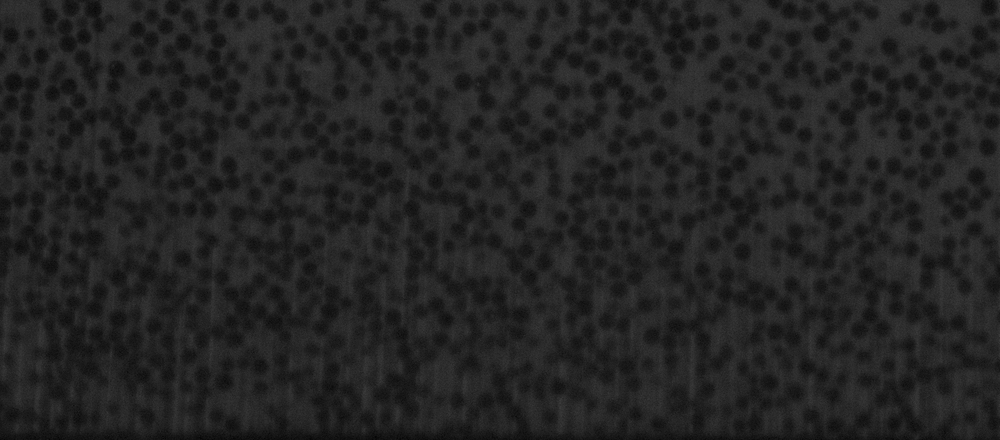
#> input picture dataset/imgs/crop_2_1.png, 1000 x 440 px, shrunk from 1500 x 660 before the run; its folder holds only this picture in this run
$ python kmeans.py
#> lines starting #> are read from the running program, lines starting #| are printed output that depends on the picture; after the words box and inside, x2 and y2 are one past the last pixel; in counts of white or black regions, pixels touching at a corner belong together
#> further down, img is the input picture: shape (440, 1000, 3); min 5, max 62, mean 35.7
# -*- Encoding: Latin-1 -*-
#!/usr/bin/python

"""
Segmentation with a classical, non-supervised approach
"""

import os
import numpy as np
from matplotlib import pyplot as plt

from skimage.io import imread
from skimage.morphology import binary_opening, disk, erosion
from skimage.segmentation import mark_boundaries, watershed
from skimage.measure import label
from skimage.feature import peak_local_max
from sklearn.cluster import KMeans
from scipy.ndimage import distance_transform_edt
from skimage.filters import threshold_otsu, threshold_local


class Segmentation:

    """
    Particles segmentation with a classical, non-supervised approach

    Attributes
    ----------

    img: numpy array
       original image
    w, h: int
       width/height of the image
    mask: numpy array
       binary mask for the particles
    coordinates: numpy array
       coordinates of the particles centers
    """

    def __init__(self, img):

        """
        Load and pre-process the input image

        Parameters
        ----------

        img: numpy array
           input image
        """

        self.img = img[:, :, 0]
        self.w, self.h = self.img.shape


    # [19 lines left out: function binarize_kmeans, not called in this run]


    def otsu_threshold(self):

        """
        Binarize the image using Otsu thresholding
        """
        thresh = threshold_otsu(self.img)
#> thresh = 35
        self.mask = self.img < thresh
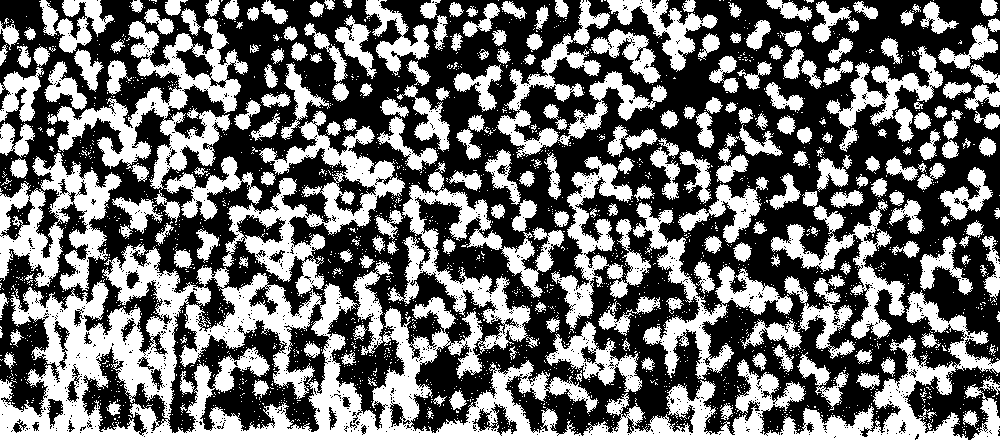
#> self.mask: shape (440, 1000) bool; 44.1% white; 2704 white regions (2458 under 20 px), largest, box (x1, y1, x2, y2) and area: (0, 162, 1000, 440) 65710, (47, 18, 248, 190) 10137, (222, 111, 405, 296) 9252
        self.mask = binary_opening(self.mask, disk(3))
#> self.mask: shape (440, 1000) bool; 34.5% white; 477 white regions (1 under 20 px), largest, box (x1, y1, x2, y2) and area: (0, 283, 962, 440) 24372, (210, 274, 311, 348) 3029, (57, 103, 150, 167) 2359


    # [17 lines left out: function adaptative_threshold, not called in this run]


    def extract_centers(self, min_distance):

        """
        Extract the coordinates of the particles centers

        Parameters
        ----------

        min_distance: float
           minimal distance between the particles centers
        """
#> called with min_distance = 10

        # Compute the distance image
        self.img_distance =  distance_transform_edt(self.mask)
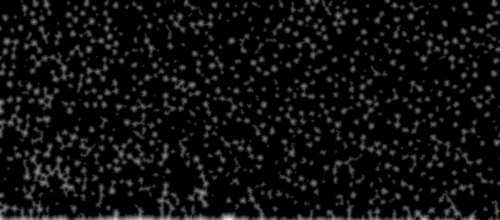
#> self.img_distance: shape (440, 1000) float64 (shown at 1/2 size); min 0, max 16.03, mean 0.992; drawn with min black and max white

        # Extract the peaks of the distance function
        self.coordinates = peak_local_max(self.img_distance,
          min_distance=min_distance,
          exclude_border=False)
#> self.coordinates = 810 pairs, first value 0 to 439, second value 0 to 999


    def watershed_segmentation(self):

        """
        Watershed segmentation to separate individual particles

        Note
        ----

        The watershed algorithm takes the centers of the particles as inner
        markers.
        """

        # Select internal and external markers
        markers = erosion((self.mask==0), disk(1))
#> markers: shape (440, 1000) bool; 57.6% white; 352 black regions, largest, box (x1, y1, x2, y2) and area: (0, 282, 963, 440) 32844, (49, 17, 242, 168) 7474, (273, 111, 405, 234) 4470
        for (x,y) in self.coordinates:
            markers[x, y] = 1
#> this loop made 810 passes
#> (x, y) on passes 1 to 3: (439, 457), (439, 0), (439, 230)
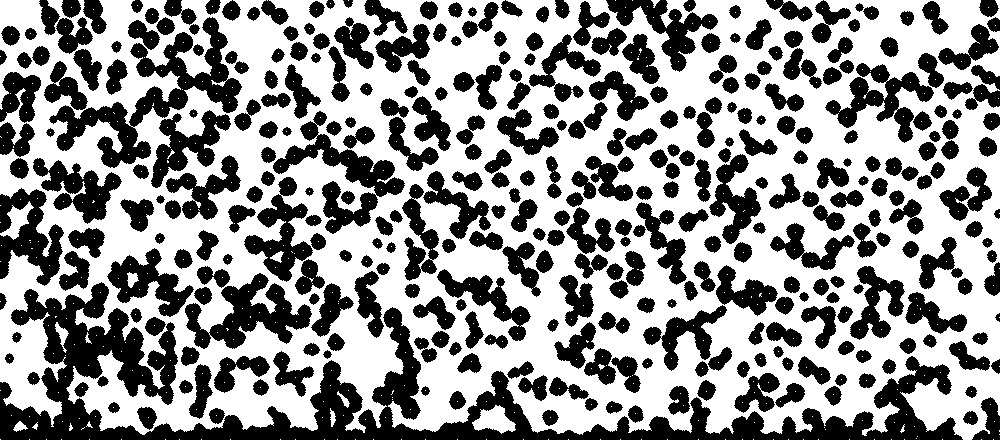
#> markers: shape (440, 1000) bool; 57.7% white; 352 black regions, largest, box (x1, y1, x2, y2) and area: (0, 282, 963, 440) 32738, (49, 17, 242, 168) 7444, (273, 111, 405, 234) 4451
        segments = watershed(np.max(self.img_distance)-self.img_distance,
          label(markers))
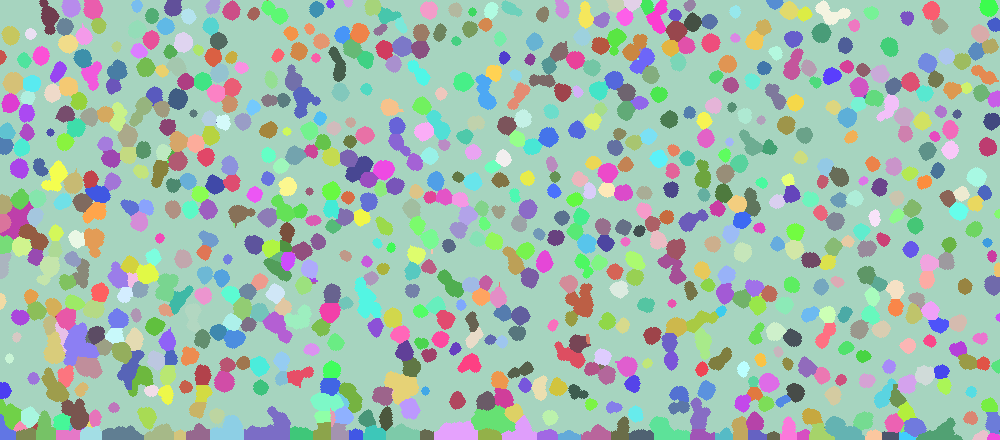
#> segments: shape (440, 1000) int32; 893 distinct labels, from 1 to 893; one colour per label, 0 black

        # Keep only the regions growing from the internal markers
        self.img_regions = np.zeros_like(segments)
        for idx, (x,y) in enumerate(self.coordinates):
            lb = segments[x, y]
            self.img_regions[segments==lb] = idx
#> this loop made 810 passes
#> (x, y, lb) on passes 1 to 3: (439, 457, 870), (439, 0, 852), (439, 230, 861)
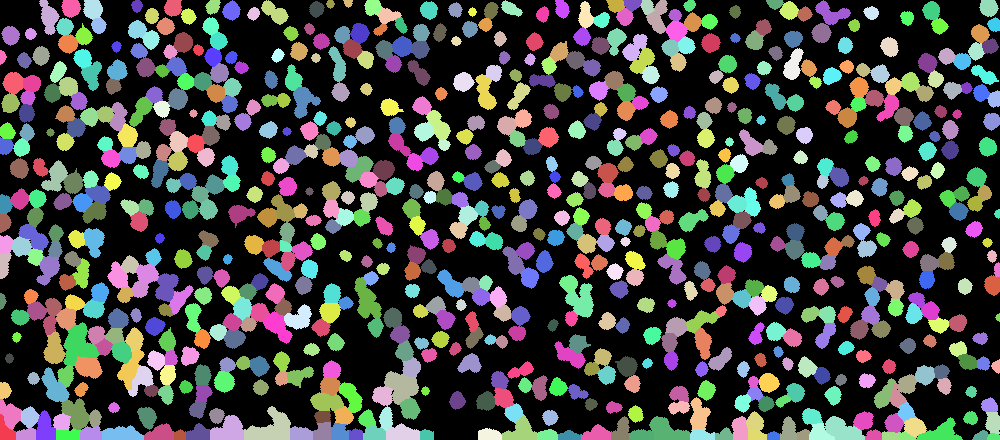
#> self.img_regions: shape (440, 1000) int32; 810 distinct labels, from 0 to 809; one colour per label, 0 black


    def display(self):

        """
        Display the results:
        - original image with the centers of the particles superimposed
        - binary mask for the particles
        - distance image used to compute the watershed
        - label image of the particles
        """

        fig, ax = plt.subplots(2, 2, figsize=(10, 8), sharex=True, sharey=True)
        img_boundaries = mark_boundaries(self.img, self.img_regions)
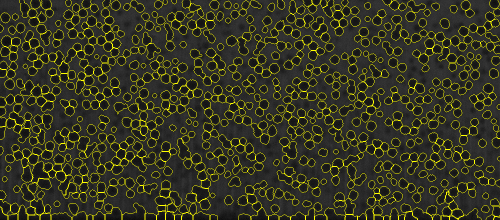
#> img_boundaries: shape (440, 1000, 3) float64 (shown at 1/2 size); mean R, G, B 0.219, 0.219, 0.127

        ax[0, 0].imshow(self.img, cmap=plt.cm.gray)
        ax[0, 0].scatter(self.coordinates[:, 1], self.coordinates[:, 0])
        ax[0, 1].imshow(self.mask, cmap=plt.cm.gray)
        ax[1, 0].imshow(self.img_distance)
        ax[1, 1].imshow(self.img_regions)

        for a in ax.ravel():
            a.set_axis_off()
        plt.tight_layout()
        plt.show()
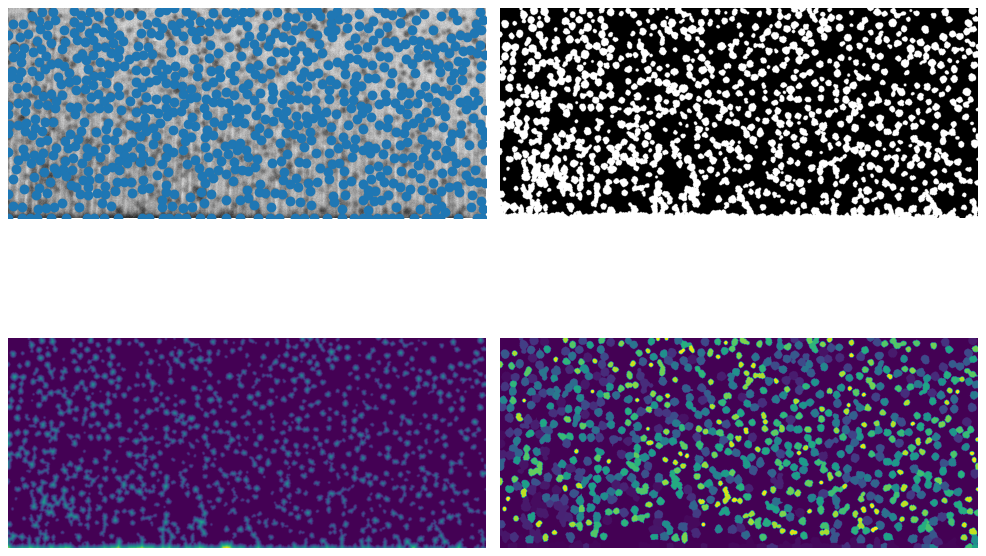
#> figure drawn by matplotlib, 4 panels
        plt.close()


# ----------------------------------------------------
# Launching script
# ----------------------------------------------------
if __name__ == '__main__':

    path = './dataset/imgs/'
    names = os.listdir(path)
    for name in names:

        img = imread(path + name)
        inst = Segmentation(img)
        #inst.binarize_kmeans()
        #inst.adaptative_threshold(81, 0)
        inst.otsu_threshold()
        inst.extract_centers(min_distance=10)
        segments = inst.watershed_segmentation()
        inst.display()
        #np.save('./results/segments_synthesis/' + name[:-4] + '_otsu.npy',
        # inst.img_regions)

$ run again, on dataset/imgs/crop_9_3.png
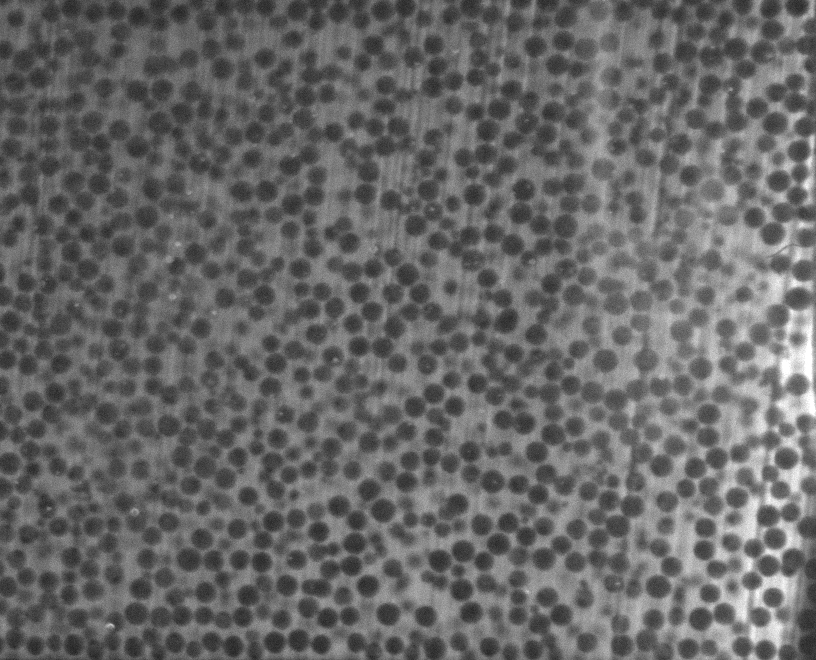
#> input picture dataset/imgs/crop_9_3.png, 816 x 660 px
#> img is the input picture: shape (660, 816, 3); min 29, max 255, mean 103.4
#> thresh = 108
#> self.coordinates = 819 pairs, first value 0 to 659, second value 0 to 815
#> the loop in watershed_segmentation, `for (x,y) in self.coordinates:` made 819 passes
#> (x, y) on passes 1 to 3: (0, 85), (0, 208), (0, 346)
#> after the loop in watershed_segmentation, `for (x,y) in self.coordinates:`:
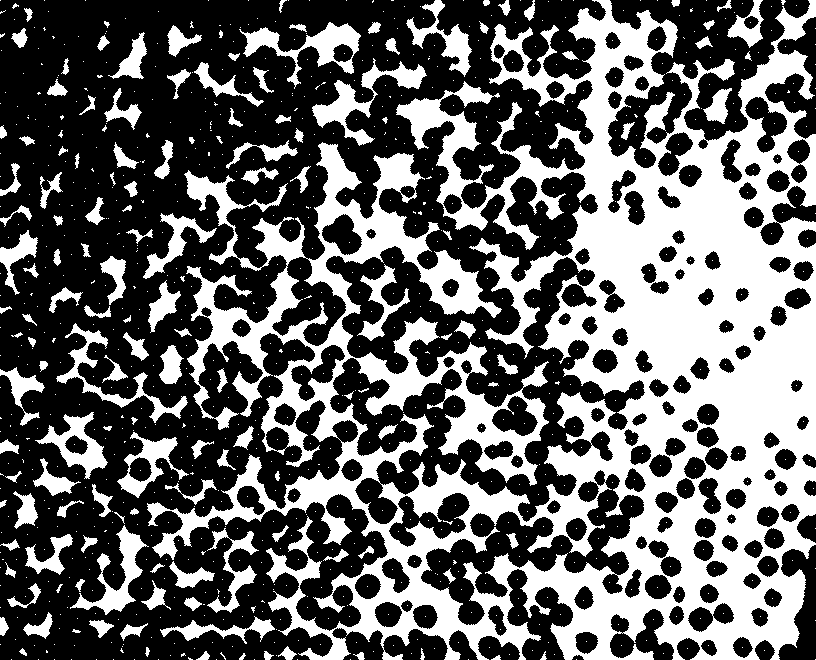
#> markers: shape (660, 816) bool; 39.8% white; 1117 white regions (974 under 20 px), largest, box (x1, y1, x2, y2) and area: (147, 0, 816, 660) 173338, (312, 58, 427, 146) 2396, (239, 22, 361, 89) 2327
#> segments: shape (660, 816) int32; 1117 distinct labels, from 1 to 1117
#> the loop in watershed_segmentation, `for idx, (x,y) in enumerate(self.coordinates):` made 819 passes
#> (x, y, lb) on passes 1 to 3: (0, 85, 3), (0, 208, 4), (0, 346, 9)
#> in display, `plt.show()`:
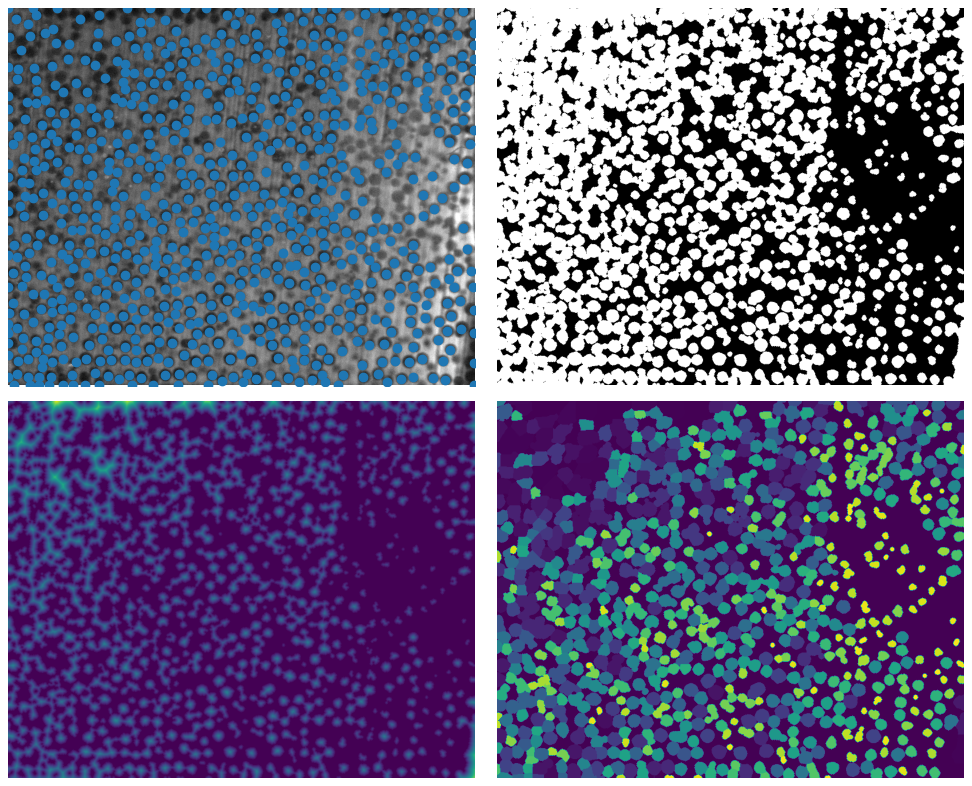
#> figure drawn by matplotlib, 4 panels

$ run again, on dataset/imgs/crop_2_2.png
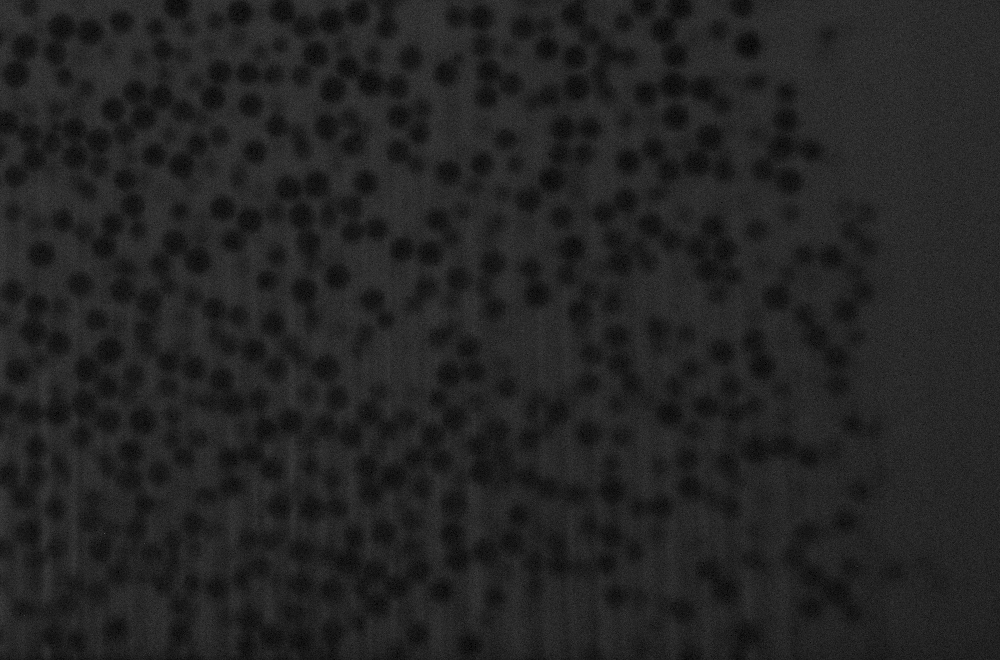
#> input picture dataset/imgs/crop_2_2.png, 1000 x 660 px
#> img is the input picture: shape (660, 1000, 3); min 0, max 88, mean 35.8
#> thresh = 34
#> self.coordinates = 422 pairs, first value 0 to 659, second value 0 to 894
#> the loop in watershed_segmentation, `for (x,y) in self.coordinates:` made 422 passes
#> (x, y) on passes 1 to 3: (0, 176), (85, 676), (44, 749)
#> after the loop in watershed_segmentation, `for (x,y) in self.coordinates:`:
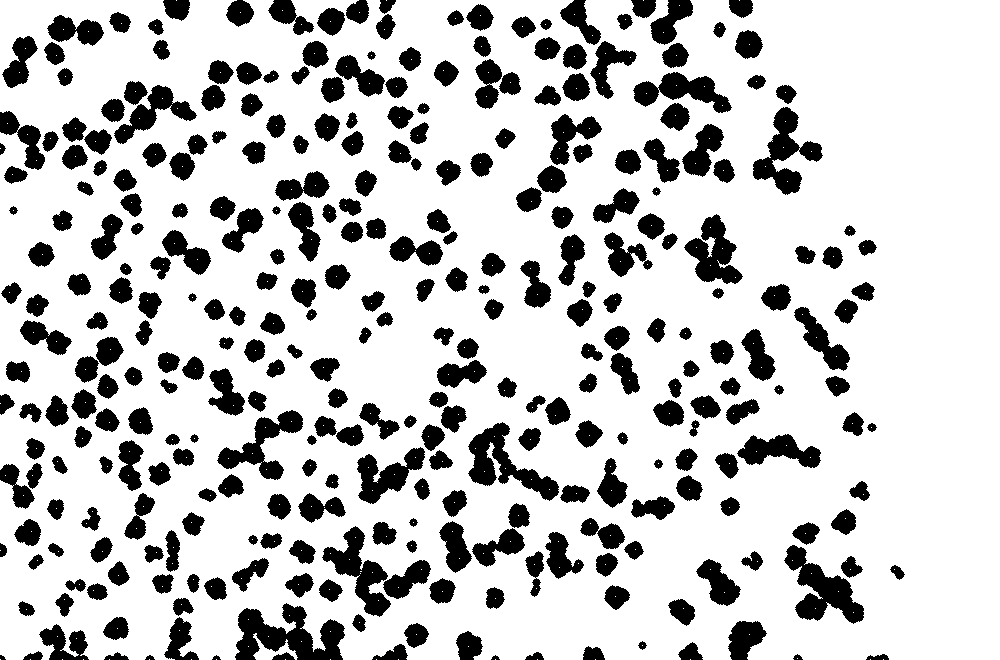
#> markers: shape (660, 1000) bool; 78.3% white; 323 black regions, largest, box (x1, y1, x2, y2) and area: (235, 603, 345, 660) 3452, (784, 545, 864, 624) 2701, (468, 422, 559, 501) 2598
#> segments: shape (660, 1000) int32; 429 distinct labels, from 1 to 429
#> the loop in watershed_segmentation, `for idx, (x,y) in enumerate(self.coordinates):` made 422 passes
#> (x, y, lb) on passes 1 to 3: (0, 176, 2), (85, 676, 52), (44, 749, 26)
#> in display, `plt.show()`:
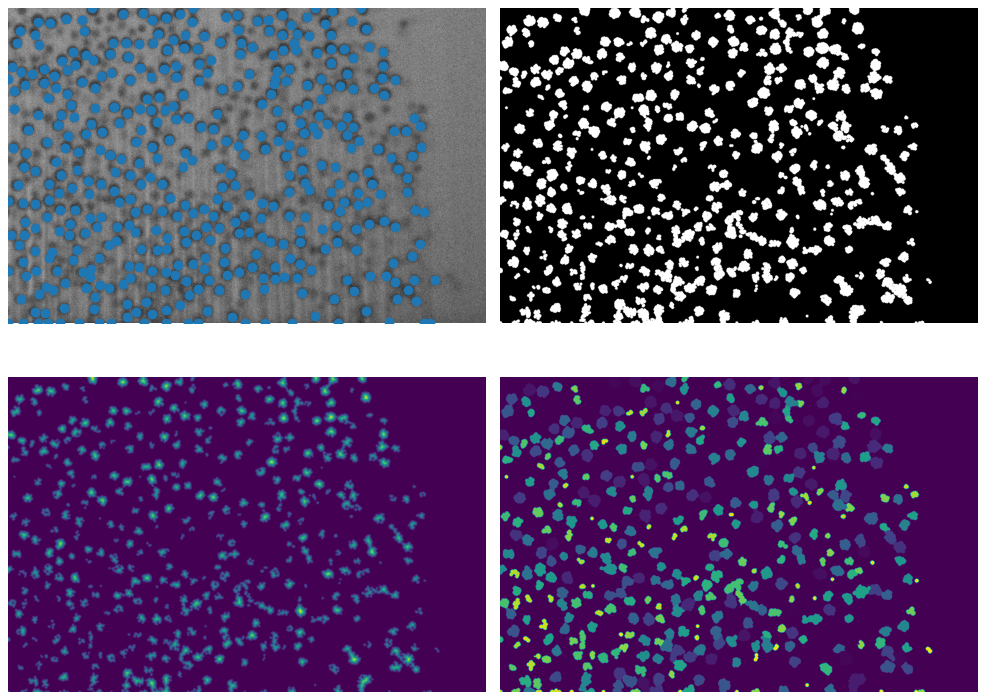
#> figure drawn by matplotlib, 4 panels
